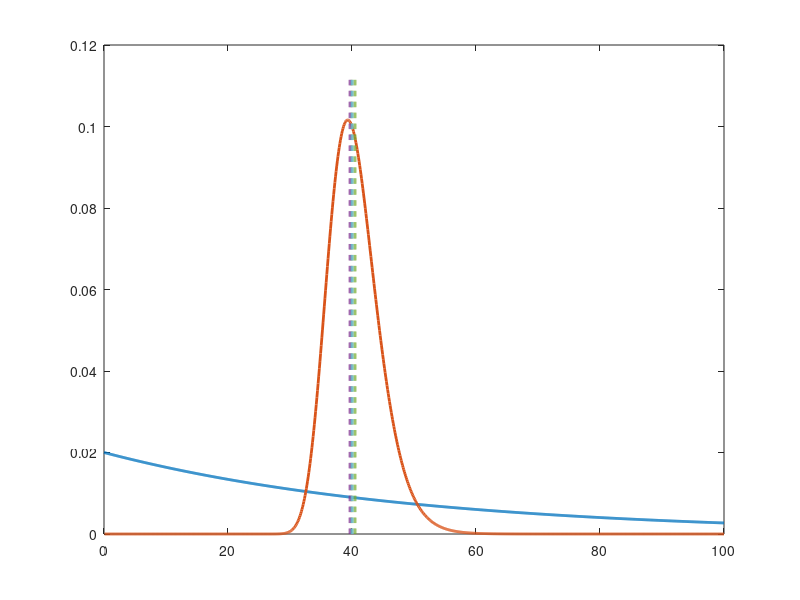

Write the MATLAB code that produced this figure. (Note: this script raises an error after producing the figure.)
function speed_radar()

close all; clc

%% Constants
lambda_ = 1/50;			% (km/hr)^-1, inv. mean of prior
alpha_	= 0.1;			% std. dev. is alpha_*x
infty_	= 1000;			% Practically infinite

%% Posterior

z1		= 40;			% km/hr
x1		= 50;			% km/hr
ProbX	= integral(@(x) posterior_X(x, z1), x1, infty_);					% P[X >= 50]

extAP	= roots([lambda_ 0 100*z1 -100*z1^2]);
xMAP	= real(extAP(3))
xLSEE	= integral(@(x) x.*posterior_X(x, z1), 0, infty_)
xLinLSEE= (1 / lambda_) + ( (1 / lambda_^2) / ...
	(alpha_/lambda_ + 1 / lambda_^2) ) * (z1 - (1 / lambda_))


%% Plots
% figure;
xPlot	= linspace(0, 100, 1000);
plot(xPlot, prior_X(xPlot), 'LineWidth', 2); hold on;
plot(xPlot, posterior_X(xPlot, z1), 'LineWidth', 2);
zPlot	= linspace(0, 1.1*max(posterior_X(xPlot, z1)), 1000);
plot(z1*ones(size(xPlot)), zPlot, 'LineWidth', 2, 'LineStyle','--')
plot(xMAP*ones(size(xPlot)), zPlot, 'LineWidth', 2, 'LineStyle','--')
plot(xLSEE*ones(size(xPlot)), zPlot, 'LineWidth', 2, 'LineStyle','--')
plot(xLinLSEE*ones(size(xPlot)), zPlot, 'LineWidth', 2, 'LineStyle','--')
make_nice_figures(gcf, gca, 18, [], '$x$ (km/hr)', '$f_X(x)$', 'PDF', [], [], [], []);
legend('Prior', 'Posterior', 'Measurement', 'MAP', 'LSEE', 'Linear LSEE')


%% Sanity check; these should all be 1
fprintf('\n\n ---- Sanity Check ---- \n')
integral(@prior_X, 0, infty_)
integral(@(y) conditional_ZGivenX(x1, y), 0, infty_)
integral(@marginal_Y, -infty_, infty_)

	function pdf_ = conditional_ZGivenX(x_, z_)
		pdf_ = (1 ./ (sqrt(2*pi) .* (alpha_*x_)) ) .* ...
			exp( -0.5* ( (z_ - x_) ./ (alpha_*x_) ).^2 ); 
	end

	
	function pdf_ = prior_X(x_)
		pdf_ = lambda_ * exp(-lambda_*x_);
	end

	function pdf_ = joint_XY(x_, z_)
		pdf_ = prior_X(x_) .* conditional_ZGivenX(x_, z_);
	end

	function pdf_ = marginal_Y(z_)
		pdf_ = zeros(size(z_));
		for k = 1:numel(z_)
			pdf_(k) = integral(@(x_) joint_XY(x_, z_(k)), 0, infty_);
		end
	end

	function pdf_ = posterior_X(x_, z_)
		pdf_ = zeros(size(x_));
		for k = 1:numel(x_)
			pdf_(k) = joint_XY(x_(k), z_) ./ marginal_Y(z_);
		end
	end

end